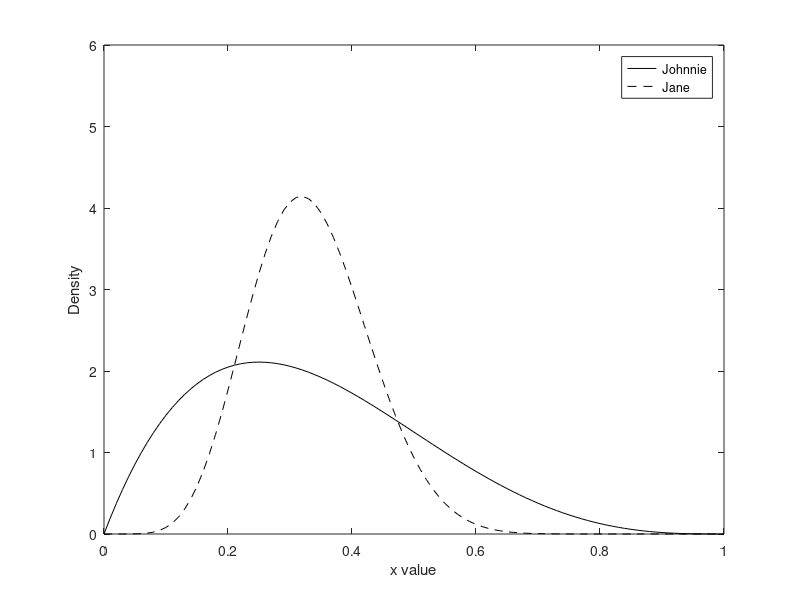
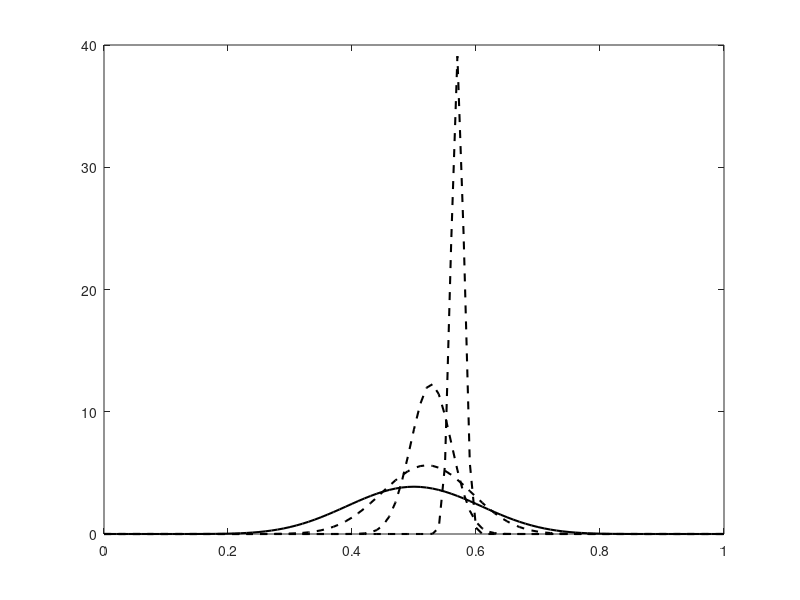

Here is the MATLAB script that generated these plots, in order: (Note: this script raises an error after producing the figures.)
%Chapter 6 - Beta distributions
clc;clear;close all;
X = 0:0.01:1; %Create distribution from 0 to 1 in increments of 0.1
johnnieLine = betapdf(X,2,4);
janeLine = betapdf(X,8,16);

figure
plot(X,johnnieLine,'color','k');
hold on
plot(X,janeLine,'--','color','k');
xlabel('x value');
ylabel('Density');
ylim([0,6]);
legend({'Johnnie','Jane'});


%Distribution Examples
betadiff1 = betacdf(.58,8,16)-betacdf(.13,8,16);
betadiff2 = betacdf(.53,2,4)-betacdf(.13,2,4);


%Second Figure
alphaNum = 12;
betaNum = 12;

%First Line (Prior)
Prior = betapdf(X,alphaNum,betaNum);

%Counter to set up Posterior Distributions
t = [12,100,1000];
h = [14,113,1330];

for counter = 1:length(h)
    
    Posterior(counter,:) = betapdf(X,alphaNum+h(counter),betaNum+t(counter));
    num1=alphaNum+h(counter);
    denom1= (alphaNum+h(counter)+betaNum+t(counter));
    disp(num1/denom1);
    num2 = h(counter);
    denom2 = h(counter)+t(counter);
    disp(num2/denom2);
end

figure
plot(X,Prior,'LineWidth',1.5,'color','k');
hold on
plot(X,Posterior(1,:),'--','LineWidth',1.5,'color','k');
plot(X,Posterior(2,:),'--','LineWidth',1.5,'color','k');
plot(X,Posterior(3,:),'--','LineWidth',1.5,'color','k');
xline(0.5,'r','LineWidth',1.5);
ylim([0,40]);
xlabel('Probability Density');
ylabel('X Values');
legend({'Prior','11 21','113 213','1130 2130'});



